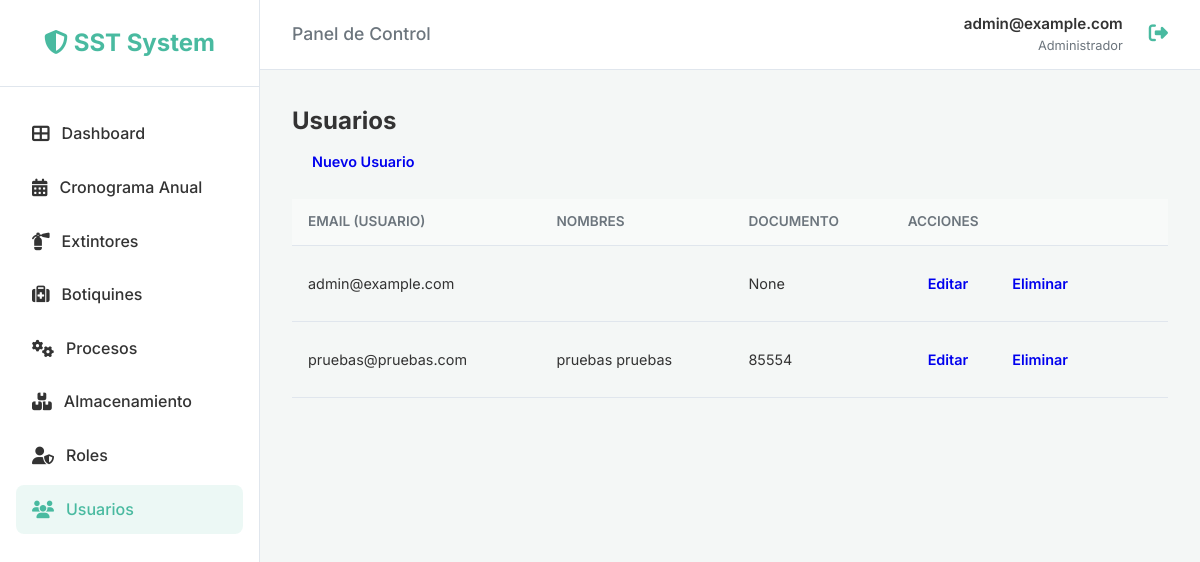
Before: /accounts/users/ (signed in) with the older database file.
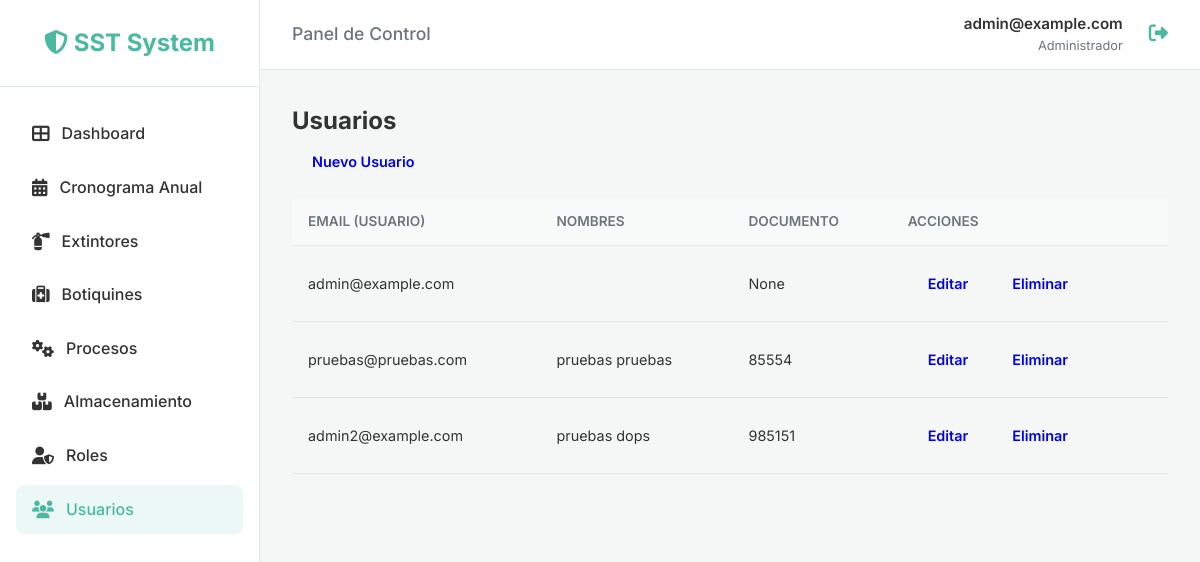
After: the same page with the newer database file.
### users/models.py (models this page shows, shortened)
class CustomUser(AbstractUser):
    email = models.EmailField(unique=True)
    document_number = models.CharField(max_length=20, blank=True, null=True)
    role = models.ForeignKey('roles.Role', on_delete=models.SET_NULL, null=True, blank=True,
                             related_name='users', verbose_name='Rol')
    updated_at = models.DateTimeField(auto_now=True)
    USERNAME_FIELD = 'email'
    REQUIRED_FIELDS = ['username', 'first_name', 'last_name']

### users/views.py (the view)
# urls.py: path('users/', UserListView.as_view(), name='user_list'),
class UserListView(LoginRequiredMixin, ListView):
    model = CustomUser
    template_name = 'users/user_list.html'
    context_object_name = 'users'

### templates/users/user_list.html (shortened to what this page needs)
{% extends 'base.html' %}
{% block content %}
<h2>Usuarios</h2>
<a href="{% url 'user_create' %}" class="btn" style="margin-bottom: 1rem;">Nuevo Usuario</a>
<table>
    <thead>
        <tr>
            <th>Email (Usuario)</th>
            <th>Nombres</th>
            <th>Documento</th>
            <th>Acciones</th>
        </tr>
    </thead>
    <tbody>
        {% for user_item in users %}
        <tr>
            <td>{{ user_item.email }}</td>
            <td>{{ user_item.first_name }} {{ user_item.last_name }}</td>
            <td>{{ user_item.document_number }}</td>
            <td>
                <a href="{% url 'user_edit' user_item.pk %}" class="btn btn-secondary">Editar</a>
                <a href="{% url 'user_delete' user_item.pk %}" class="btn btn-danger">Eliminar</a>
            </td>
        </tr>
        {% empty %}
        <tr>
            <td colspan="4">No hay usuarios registrados.</td>
        </tr>
        {% endfor %}
    </tbody>
</table>
{% endblock %}

### templates/base.html (shortened to what the changed rows need)
{% load static %}
<!DOCTYPE html>
<html lang="es">
<head>
    <link rel="stylesheet" href="https://cdnjs.cloudflare.com/ajax/libs/font-awesome/6.4.0/css/all.min.css">
    <link rel="stylesheet" href="https://cdnjs.cloudflare.com/ajax/libs/toastr.js/latest/toastr.min.css">
    <link rel="stylesheet" href="{% static 'css/style.css' %}">
</head>
<body>
    {% if user.is_authenticated %}
    <div class="app-wrapper">
        <aside class="sidebar">
            <div class="sidebar-header">
                <a href="{% url 'dashboard' %}" class="logo">
                    <i class="fas fa-shield-alt"></i> <span class="logo-text">SST System</span>
                </a>
            </div>
            <ul class="sidebar-menu">
                <li>
                    <a href="{% url 'dashboard' %}"
                        class="{% if request.resolver_match.url_name == 'dashboard' %}active{% endif %}">
                        <i class="fas fa-th-large"></i> <span>Dashboard</span>
                    </a>
                </li>
                <li>
                    <a href="{% url 'inspection_list' %}"
                        class="{% if request.resolver_match.url_name == 'inspection_list' %}active{% endif %}">
                        <i class="fas fa-calendar-alt"></i> <span>Cronograma Anual</span>
                    </a>
                </li>
                <li>
                    <a href="{% url 'extinguisher_list' %}"
                        class="{% if 'extinguisher' in request.path %}active{% endif %}">
                        <i class="fas fa-fire-extinguisher"></i> <span>Extintores</span>
                    </a>
                </li>
                <li>
                    <a href="{% url 'first_aid_list' %}" class="{% if 'first-aid' in request.path %}active{% endif %}">
                        <i class="fas fa-medkit"></i> <span>Botiquines</span>
                    </a>
                </li>
                <li>
                    <a href="{% url 'process_list' %}" class="{% if 'process' in request.path %}active{% endif %}">
                        <i class="fas fa-cogs"></i> <span>Procesos</span>
                    </a>
                </li>
                <li>
                    <a href="{% url 'storage_list' %}" class="{% if 'storage' in request.path %}active{% endif %}">
                        <i class="fas fa-boxes"></i> <span>Almacenamiento</span>
                    </a>
                </li>
                {% if user.is_staff %}
                <li>
                    <a href="{% url 'role_list' %}" class="{% if 'roles' in request.path %}active{% endif %}">
                        <i class="fas fa-user-shield"></i> <span>Roles</span>
                    </a>
                </li>
                <li>
                    <a href="{% url 'user_list' %}"
                        class="{% if request.resolver_match.url_name == 'user_list' %}active{% endif %}">
                        <i class="fas fa-users"></i> <span>Usuarios</span>
                    </a>
                </li>
                {% endif %}
            </ul>
        </aside>
        <div style="flex: 1; display: flex; flex-direction: column;">
            <header class="topbar">
                <div class="page-title">
                    <h2 style="font-size: 1.1rem; color: var(--text-light); font-weight: 500;">
                        {% block header_title %}Panel de Control{% endblock %}
                    </h2>
                </div>
                <div class="user-profile">
                    <div class="user-info">
                        <span class="user-name">{{ user.get_full_name|default:user.email }}</span>
                        <span class="user-role">{% if user.is_staff %}Administrador{% else %}Inspector{% endif %}</span>
                    </div>
                    <form action="{% url 'logout' %}" method="post" style="display:inline;">
                        <button type="submit" class="btn btn-link" title="Cerrar Sesión">
                            <i class="fas fa-sign-out-alt" style="font-size: 1.2rem; margin-left: 10px;"></i>
                        </button>
                    </form>
                </div>
            </header>
            <main class="main-content">
                <div class="content-container">
                    {% block content %}{% endblock %}
                </div>
            </main>
        </div>
    </div>
    {% endif %}
</body>
</html>

Changed rows visible on the page:
added CustomUser: email "admin2@example.com", first_name "pruebas", last_name "dops", document_number "985151"
